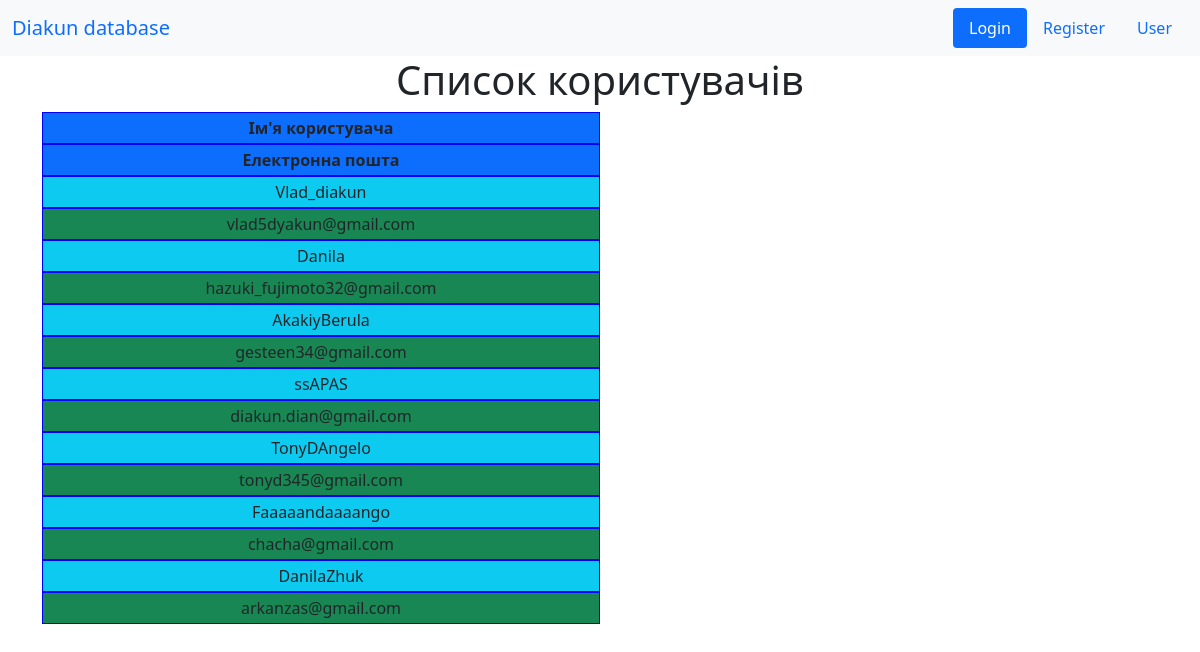
Screenshot of /users with the database file from the repository.
### app/models.py (models this page shows, shortened)
class User(db.Model):
    id = db.Column(db.Integer, primary_key = True)
    username = db.Column(db.String(20), unique = True, nullable = False)
    email = db.Column(db.String(120), unique = True, nullable = False)
    image_file = db.Column(db.String(20), nullable=False, default = 'default.jpg')
    password = db.Column(db.String(60), nullable = False)

### app/views.py (the view)
@app.route("/users")
def users():
    all_users = User.query.all()
    flag = True
    if len(all_users) == 0:
        flash("Користувачі відсутні у базі даних.", category= "warning")
        flag = False
    return render_template('users.html', all_users = all_users, title = "Users", flag = flag)

### app/templates/users.html (shortened to what this page needs)
{% extends 'base.html' %}
{% block content %}
        <div class = "container text-center">
            <h1>Список користувачів</h1>
            {% if flag == True %}
                <div class = "row-inline">
                    <div class = "col-md-6 bg-primary text-center" style = "padding-top: 3px; padding-bottom: 3px; border: 1px solid blue;">
                        <b>Ім'я користувача</b>
                    </div>
                    <div class = "col-md-6 bg-primary text-center" style = "padding-top: 3px; padding-bottom: 3px; border: 1px solid blue;">
                        <b>Електронна пошта</b>
                    </div>
                </div>
                    {% for user in all_users %}
                        <div class = "row-inline">
                            <div class = "col-md-6 bg-info text-center" style = "padding-top: 3px; padding-bottom: 3px; border: 1px solid blue;">{{ user.username }}</div>
                            <div class = "col-md-6 bg-success text-center" style = "padding-top: 3px; padding-bottom: 3px; border: 1px solid blue;">{{ user.email }}</div>
                        </div>
                    {% endfor %}
            {% endif %}
 {% endblock %}

### app/templates/base.html (shortened to what this page needs)
{% from "_render_field.html" import render_field_group, render_field_check, flash_message %}
<html>
    <head>
        <link href="{{url_for('static', filename = 'bootstrap/css/bootstrap.min.css')}}" rel="stylesheet">
    </head>
    <body>
        {% include 'nav.html' %}
        {% block content %} {% endblock %}
    </body>
</html>

### app/templates/nav.html
<nav class="navbar navbar-primary bg-light">
    <div class="container-fluid">
        <a class="navbar-brand" href="#">Diakun database</a>
        <div class="nav">
            <ul class="nav nav-pills nav-fill">
                <li class="nav-item">
                    <a class="nav-link active" aria-current="page" href="{{url_for('login')}}">Login</a>
                </li>
                <li class="nav-item">
                    <a class="nav-link" href="{{url_for('register')}}">Register</a>
                </li>
                <li class="nav-item">
                   <a class="nav-link" href="{{url_for('users')}}">User</a>
                </li>
            </ul>
        </div>
    </div>
</nav>

### rows the page displays
User: username "Vlad_diakun", email "vlad5dyakun@gmail.com"
User: username "Danila", email "hazuki_fujimoto32@gmail.com"
User: username "AkakiyBerula", email "gesteen34@gmail.com"
User: username "ssAPAS", email "diakun.dian@gmail.com"
User: username "TonyDAngelo", email "tonyd345@gmail.com"
User: username "Faaaaandaaaango", email "chacha@gmail.com"
User: username "DanilaZhuk", email "arkanzas@gmail.com"
